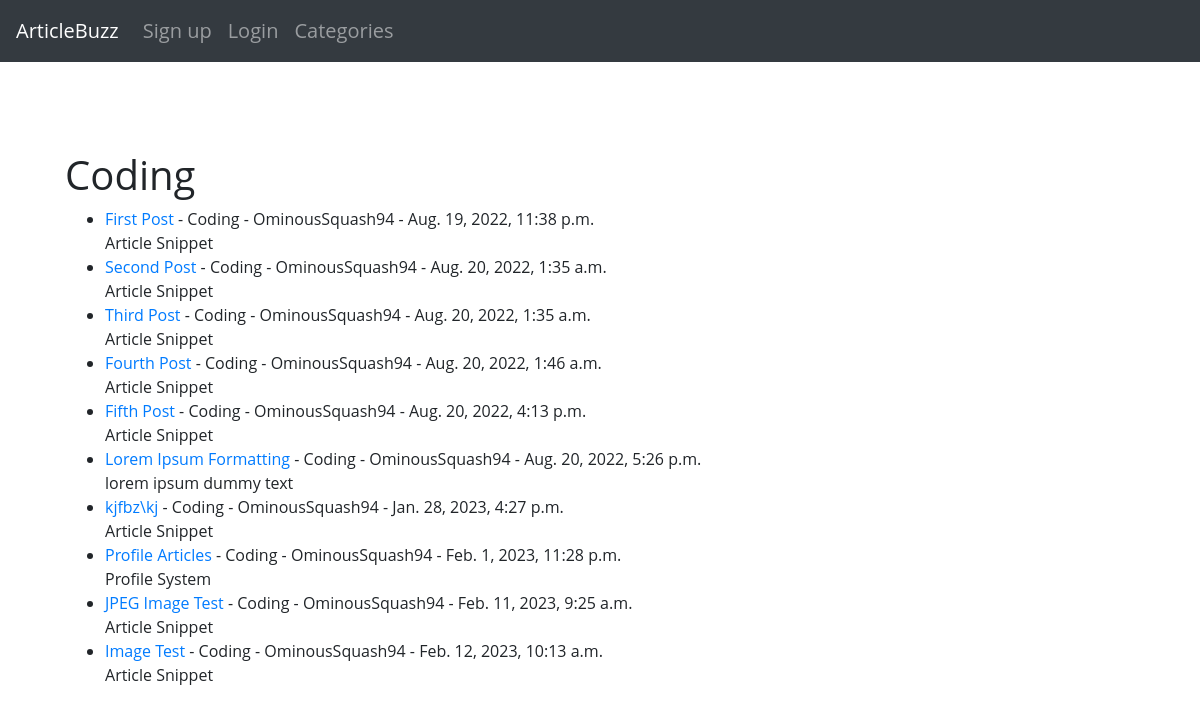
The page /category/Coding on the database its author committed.
### theblog/models.py (models this page shows, shortened)
class Post(models.Model):
	title = models.CharField(max_length = 255) # Title Field
	author = models.ForeignKey(User, on_delete = models.CASCADE) # Deletes blog posts for a user if they delete account
	header_image = models.ImageField(null = True, blank = True, upload_to = 'uploads/images', default = None)
	body = RichTextField(blank= True, null = True)
	date_published = models.DateTimeField(auto_now_add = True) # Automatically adds the date
	likes = models.ManyToManyField(User, related_name ='blog_post') # Updating count of the upvotes
	tags = models.CharField(max_length = 255, default = 'Coding') # List of tags from the Tag table
	snippet  = models.CharField(max_length = 300, default = 'Article Snippet') # Article Snippet field to display on screen
	number_likes = models.IntegerField(default = 0)

### theblog/views.py (the view)
# urls.py: path('category/<str:cats>', CategoryView, name = 'category'),
def CategoryView(request, cats):
	cat_posts = Post.objects.filter(tags = cats)
	return render (request, 'categories.html', {'cats':cats.title(), 'cat_posts':cat_posts})

### theblog/templates/categories.html (shortened to what this page needs)
{% extends 'base.html' %}
{%block content%}
{% if cat_posts %}
	<h1>{{cats}}</h1>
	<ul>
	{% for post in cat_posts %}
		<li><a href = "{% url 'article-detail' post.pk %}">{{post.title}}</a>
		 - {{post.tags}}
		 - {{post.author}}
		 - {{post.date_published}}
		 <br>
		{{post.snippet|safe}}
	{% endfor %}
	</ul>
<br>
<br>
{% else %}
	<h1>Sorry this page does not exist</h1>
{% endif %}
{%endblock%}

### theblog/static/theblog/style.css (style rules this page uses)
body { background-color: white; margin: 0px; padding: 0; }

### rows shown on the page
Post: title "First Post", tags "Coding", author "OminousSquash94", date_published "Aug. 19, 2022, 11:38 p.m.", snippet "Article Snippet"
Post: title "Second Post", tags "Coding", author "OminousSquash94", date_published "Aug. 20, 2022, 1:35 a.m.", snippet "Article Snippet"
Post: title "Third Post", tags "Coding", author "OminousSquash94", date_published "Aug. 20, 2022, 1:35 a.m.", snippet "Article Snippet"
Post: title "Fourth Post", tags "Coding", author "OminousSquash94", date_published "Aug. 20, 2022, 1:46 a.m.", snippet "Article Snippet"
Post: title "Fifth Post", tags "Coding", author "OminousSquash94", date_published "Aug. 20, 2022, 4:13 p.m.", snippet "Article Snippet"
Post: title "Lorem Ipsum Formatting", tags "Coding", author "OminousSquash94", date_published "Aug. 20, 2022, 5:26 p.m.", snippet "lorem ipsum dummy text"
Post: title "kjfbz\\kj", tags "Coding", author "OminousSquash94", date_published "Jan. 28, 2023, 4:27 p.m.", snippet "Article Snippet"
Post: title "Profile Articles", tags "Coding", author "OminousSquash94", date_published "Feb. 1, 2023, 11:28 p.m.", snippet "Profile System"
Post: title "JPEG Image Test", tags "Coding", author "OminousSquash94", date_published "Feb. 11, 2023, 9:25 a.m.", snippet "Article Snippet"
Post: title "Image Test", tags "Coding", author "OminousSquash94", date_published "Feb. 12, 2023, 10:13 a.m.", snippet "Article Snippet"

### other values the page prints
{{ cats }} "Coding"
